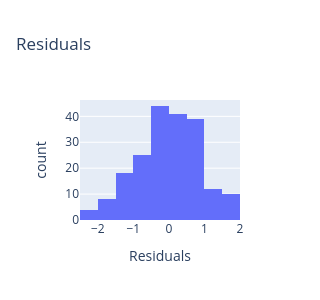
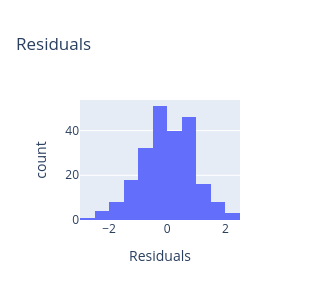
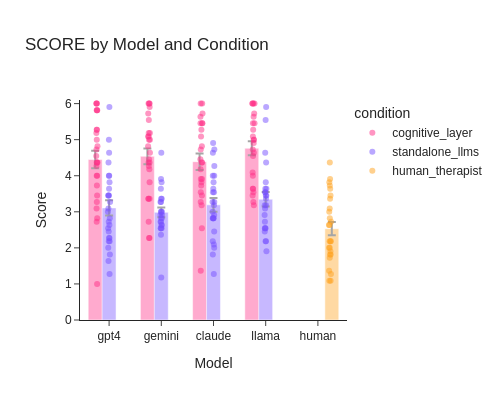

The notebook cell these images were saved under, in order:
### Markdown cell above
### Overall CTRS score（CTRS总评分）

Averaged across the 11 subscales.（对11个子量表取平均值）

### Code cell
# Overall CTRS score per transcript
df = (
        df_ctrs[['pid','item','human1_score']]
        .copy()
        .rename(columns={'human1_score':'score'})
        .groupby('pid')['score']
        .mean()
        .reset_index()
    )

# Add transcript metadata
df = df.merge(df_pids[['pid','condition','model']], on='pid', how='left')

print(f"N = {len(df.dropna())}")

# Add control variables (expert's "belief in humanness" of the reviewed agent)
control = df_general.loc[df_general['item']=='was_human',['pid','score']].copy().reset_index(drop=True)
control = control.rename(columns={'score':'believed_human'})

df = df.merge(control, on='pid', how='left')

# Set columns to the correct type
df['score'] = df['score'].astype(float)
df['believed_human'] = df['believed_human'].replace({
    'Strong disagree': 0,
    'Disagree': 1,
    'Neutral': 2,
    'Agree': 3,
    'Strong agree': 4
}).astype(float)

# Print summary of the data
print("OVERALL CTRS:")
display(df.groupby('condition')['score'].agg(['mean','std']).round(2))

# Print summary of the "believed_human" variable
df['believed_human_percent'] = df['believed_human'] / 4
print("BELIEVED HUMAN:")
display(
    df.groupby('condition')['believed_human_percent']
    .agg(['mean','std'])
    .map(lambda x: f"{x*100:.1f}%")
)

# ------------------------------------------------------------------------------------------------------------------------------------
# Run models
# ------------------------------------------------------------------------------------------------------------------------------------

# --- 2 x 4 model
model_df = df.loc[df['condition']!='human_therapist',].copy().reset_index(drop=True)

model_fit = smf.ols('score ~ C(model) * C(condition) * believed_human', data=model_df).fit()

display_residuals(model_fit)

anova_table = format_anova_table(model_fit)

print_title('Overall CTRS: 2 x 4 model')
print(anova_table)

# --- 3-way model
model_df = df.groupby(['pid','condition','believed_human'])['score'].mean().reset_index()

model_fit = smf.ols('score ~ C(condition) * believed_human', data=model_df).fit()

display_residuals(model_fit)

anova_table = format_anova_table(model_fit)

print_title('Overall CTRS: 3-way model')
print(anova_table)

# ------------------------------------------------------------------------------------------------------------------------------------
# Compare to humans
# ------------------------------------------------------------------------------------------------------------------------------------
print_title('Human Benchmarking')

m_diff = df.loc[df['condition']=='cognitive_layer','score'].mean() - df.loc[df['condition']=='human_therapist','score'].mean()
print(f"Cognitive Layer - Human Therapists = {m_diff:.1f}")
print(anova_pairwise_comparisons(model_fit))

human_benchmark = df.loc[df['condition']=='human_therapist','score'].quantile(.9)
print(f"\nTop 10% of clinicians scored {human_benchmark:.1f} or higher")

vec_A = (df.loc[df['condition']=='cognitive_layer','score']> human_benchmark).mean()
vec_B = (df.loc[df['condition']=='standalone_llms','score']> human_benchmark).mean()
print(f"{vec_A:.1%} of all cognitive layer conversations scored higher than top 10% of clinicians")
print(f"{vec_B:.1%} of all standalone LLM conversations scored higher than top 10% of clinicians")

# ------------------------------------------------------------------------------------------------------------------------------------
# Plot
# ------------------------------------------------------------------------------------------------------------------------------------
fig = plot_continuous_dot_and_bar(df,x_var='model',color_var='condition',color_order=CONDITION_ORDER,colour_map=COLOURS)

### Figure 1 — Plotly figure (JSON) as saved in the notebook; plotly's stock layout.template omitted (floating-point values rounded to 4 significant figures; data arrays with more than 128 entries replaced by an {"elided": "..."} marker saying what was removed)
{"data": [{"bingroup": "x", "hovertemplate": "variable=0<br>value=%{x}<br>count=%{y}<extra></extra>", "legendgroup": "0", "marker": {"color": "#636efa", "pattern": {"shape": ""}}, "name": "0", "orientation": "v", "showlegend": true, "type": "histogram", "x": {"elided": "201 float values"}, "xaxis": "x", "yaxis": "y"}], "layout": {"barmode": "relative", "height": 300, "legend": {"title": {"text": "variable"}, "tracegroupgap": 0}, "showlegend": false, "title": {"text": "Residuals"}, "width": 300, "xaxis": {"anchor": "y", "domain": [0, 1], "title": {"text": "Residuals"}}, "yaxis": {"anchor": "x", "domain": [0, 1], "title": {"text": "count"}}}}

### Figure 2 — Plotly figure (JSON) as saved in the notebook; plotly's stock layout.template omitted (floating-point values rounded to 4 significant figures; data arrays with more than 128 entries replaced by an {"elided": "..."} marker saying what was removed)
{"data": [{"bingroup": "x", "hovertemplate": "variable=0<br>value=%{x}<br>count=%{y}<extra></extra>", "legendgroup": "0", "marker": {"color": "#636efa", "pattern": {"shape": ""}}, "name": "0", "orientation": "v", "showlegend": true, "type": "histogram", "x": {"elided": "227 float values"}, "xaxis": "x", "yaxis": "y"}], "layout": {"barmode": "relative", "height": 300, "legend": {"title": {"text": "variable"}, "tracegroupgap": 0}, "showlegend": false, "title": {"text": "Residuals"}, "width": 300, "xaxis": {"anchor": "y", "domain": [0, 1], "title": {"text": "Residuals"}}, "yaxis": {"anchor": "x", "domain": [0, 1], "title": {"text": "count"}}}}

### Figure 3 — Plotly figure (JSON) as saved in the notebook; plotly's stock layout.template omitted (floating-point values rounded to 4 significant figures)
{"data": [{"alignmentgroup": "True", "boxpoints": "all", "fillcolor": "rgba(255,255,255,0)", "hoveron": "points", "hovertemplate": "condition=cognitive_layer<br>Model=%{x}<br>Score=%{y}<extra></extra>", "legendgroup": "cognitive_layer", "line": {"color": "rgba(255,255,255,0)"}, "marker": {"color": "#ff2d86", "opacity": 0.5}, "name": "cognitive_layer", "offsetgroup": "cognitive_layer", "orientation": "v", "pointpos": 0, "showlegend": true, "type": "box", "x": ["gpt4", "gemini", "claude", "llama", "llama", "gpt4", "gemini", "gpt4", "gpt4", "claude", "gemini", "gpt4", "claude", "gemini", "llama", "gemini", "claude", "claude", "gemini", "llama", "gpt4", "gpt4", "gemini", "gpt4", "claude", "claude", "gemini", "llama", "claude", "claude", "gpt4", "gemini", "claude", "claude", "gpt4", "gemini", "gemini", "gemini", "gpt4", "claude", "llama", "claude", "llama", "gpt4", "gpt4", "gpt4", "llama", "gpt4", "claude", "llama", "gpt4", "llama", "gemini", "claude", "llama", "gemini", "claude", "llama", "gemini", "gemini", "llama", "claude", "gpt4", "claude", "gemini", "llama", "claude", "llama", "llama", "llama", "llama", "claude", "llama", "gemini", "gpt4", "gpt4", "gpt4", "claude", "gemini", "gemini", "claude", "gpt4", "gemini", "claude", "claude", "gemini", "gemini", "gpt4", "gpt4", "llama", "gemini", "llama", "llama", "claude", "gemini", "gemini", "llama", "llama", "gpt4", "gpt4", "gpt4"], "x0": " ", "xaxis": "x", "y": [4.727, 5.727, 3.545, 3.636, 3.636, 3.455, 2.727, 4.273, 6.0, 4.364, 5.091, 4.364, 5.273, 3.364, 5.636, 5.182, 5.636, 2.545, 3.364, 4.091, 1.0, 5.273, 4.182, 2.727, 6.0, 4.727, 3.364, 6.0, 6.0, 4.364, 5.273, 5.182, 3.182, 3.273, 4.0, 2.273, 5.909, 4.636, 4.364, 5.455, 5.091, 3.455, 4.727, 3.273, 5.818, 5.0, 3.273, 4.545, 5.727, 3.182, 4.364, 3.455, 4.273, 3.818, 6.0, 5.545, 4.818, 5.455, 4.364, 6.0, 5.455, 4.455, 3.727, 3.909, 5.0, 6.0, 5.455, 5.0, 4.0, 4.545, 5.727, 4.182, 4.636, 3.818, 4.0, 4.818, 5.818, 1.364, 5.091, 4.818, 5.091, 6.0, 6.0, 3.727, 3.909, 2.273, 4.364, 5.182, 5.818, 5.0, 4.455, 4.909, 5.273, 5.455, 6.0, 5.0, 3.545, 6.0, 6.0, 2.818, 3.091], "y0": " ", "yaxis": "y"}, {"alignmentgroup": "True", "boxpoints": "all", "fillcolor": "rgba(255,255,255,0)", "hoveron": "points", "hovertemplate": "condition=standalone_llms<br>Model=%{x}<br>Score=%{y}<extra></extra>", "legendgroup": "standalone_llms", "line": {"color": "rgba(255,255,255,0)"}, "marker": {"color": "#7550ff", "opacity": 0.5}, "name": "standalone_llms", "offsetgroup": "standalone_llms", "orientation": "v", "pointpos": 0, "showlegend": true, "type": "box", "x": ["gpt4", "gpt4", "gemini", "gpt4", "llama", "gpt4", "claude", "llama", "gpt4", "gpt4", "llama", "gemini", "gemini", "gemini", "gpt4", "llama", "gpt4", "llama", "claude", "claude", "gpt4", "gemini", "gemini", "gemini", "gpt4", "gemini", "claude", "claude", "gpt4", "gemini", "gpt4", "gpt4", "gemini", "claude", "llama", "claude", "gemini", "gpt4", "gpt4", "claude", "gpt4", "llama", "llama", "gemini", "gemini", "claude", "gpt4", "gemini", "gemini", "gpt4", "gemini", "gpt4", "claude", "gemini", "gemini", "gpt4", "llama", "gemini", "llama", "claude", "llama", "gpt4", "claude", "gemini", "llama", "claude", "gpt4", "claude", "claude", "claude", "gpt4", "gpt4", "gemini", "claude", "claude", "llama", "gpt4", "llama", "claude", "llama", "llama", "llama", "llama", "llama", "claude", "llama", "llama", "claude", "gemini", "claude", "gpt4", "llama", "llama", "gemini", "claude", "claude", "claude", "llama", "gpt4", "gemini"], "x0": " ", "xaxis": "x", "y": [2.182, 4.0, 2.636, 5.0, 4.364, 3.0, 2.909, 2.545, 1.273, 3.455, 5.545, 2.727, 2.364, 2.727, 1.818, 2.182, 2.0, 3.545, 3.0, 4.273, 1.636, 3.0, 3.364, 3.0, 2.455, 2.909, 3.273, 2.455, 2.636, 2.545, 3.273, 3.818, 2.636, 1.273, 2.727, 3.182, 3.909, 3.091, 2.727, 4.636, 3.455, 5.909, 3.091, 3.0, 1.182, 4.909, 3.455, 3.636, 4.636, 2.818, 3.273, 2.273, 2.091, 3.364, 2.818, 4.0, 3.545, 2.545, 2.909, 2.818, 3.364, 4.364, 4.0, 3.818, 3.182, 3.545, 2.545, 2.0, 3.818, 2.818, 4.636, 2.182, 2.545, 3.545, 2.818, 1.909, 5.909, 2.182, 3.273, 3.455, 3.182, 2.545, 3.636, 3.818, 2.182, 4.636, 3.455, 1.818, 3.273, 4.0, 3.636, 3.636, 2.455, 2.909, 3.636, 2.818, 4.727, 2.545, 2.273, 2.818], "y0": " ", "yaxis": "y"}, {"alignmentgroup": "True", "boxpoints": "all", "fillcolor": "rgba(255,255,255,0)", "hoveron": "points", "hovertemplate": "condition=human_therapist<br>Model=%{x}<br>Score=%{y}<extra></extra>", "legendgroup": "human_therapist", "line": {"color": "rgba(255,255,255,0)"}, "marker": {"color": "#ffa21c", "opacity": 0.5}, "name": "human_therapist", "offsetgroup": "human_therapist", "orientation": "v", "pointpos": 0, "showlegend": true, "type": "box", "x": ["human", "human", "human", "human", "human", "human", "human", "human", "human", "human", "human", "human", "human", "human", "human", "human", "human", "human", "human", "human", "human", "human", "human", "human", "human", "human"], "x0": " ", "xaxis": "x", "y": [3.364, 3.091, 2.818, 1.364, 3.0, 1.818, 2.636, 1.909, 3.909, 4.364, 1.273, 2.0, 2.182, 1.727, 3.818, 3.727, 3.636, 1.091, 1.091, 2.727, 3.455, 2.182, 2.0, 2.182, 2.636, 1.818], "y0": " ", "yaxis": "y"}, {"alignmentgroup": "True", "error_y": {"array": [0.2296, 0.2189, 0.2417, 0.1942]}, "hovertemplate": "condition=cognitive_layer<br>model=%{x}<br>mean=%{y}<extra></extra>", "legendgroup": "cognitive_layer", "marker": {"color": "#ff2d86", "pattern": {"shape": ""}}, "name": "cognitive_layer", "offsetgroup": "cognitive_layer", "opacity": 0.4, "orientation": "v", "showlegend": false, "textposition": "auto", "type": "bar", "x": ["claude", "gemini", "gpt4", "llama"], "xaxis": "x", "y": [4.389, 4.538, 4.451, 4.761], "yaxis": "y"}, {"alignmentgroup": "True", "error_y": {"array": [0.1878, 0.1333, 0.2096, 0.2032]}, "hovertemplate": "condition=standalone_llms<br>model=%{x}<br>mean=%{y}<extra></extra>", "legendgroup": "standalone_llms", "marker": {"color": "#7550ff", "pattern": {"shape": ""}}, "name": "standalone_llms", "offsetgroup": "standalone_llms", "opacity": 0.4, "orientation": "v", "showlegend": false, "textposition": "auto", "type": "bar", "x": ["claude", "gemini", "gpt4", "llama"], "xaxis": "x", "y": [3.193, 2.985, 3.108, 3.348], "yaxis": "y"}, {"alignmentgroup": "True", "error_y": {"array": [0.1834]}, "hovertemplate": "condition=human_therapist<br>model=%{x}<br>mean=%{y}<extra></extra>", "legendgroup": "human_therapist", "marker": {"color": "#ffa21c", "pattern": {"shape": ""}}, "name": "human_therapist", "offsetgroup": "human_therapist", "opacity": 0.4, "orientation": "v", "showlegend": false, "textposition": "auto", "type": "bar", "x": ["human"], "xaxis": "x", "y": [2.531], "yaxis": "y"}], "layout": {"boxmode": "group", "font": {"family": "Arial"}, "height": 400, "legend": {"title": {"text": "condition"}, "tracegroupgap": 0}, "title": {"text": "SCORE by Model and Condition"}, "width": 500, "xaxis": {"anchor": "y", "domain": [0, 1], "title": {"text": "Model"}}, "yaxis": {"anchor": "x", "domain": [0, 1], "range": [0, 6.1], "title": {"text": "Score"}}}}
